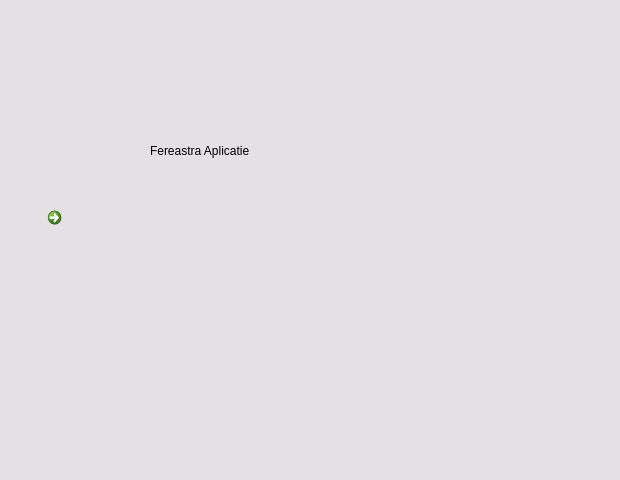
<?xml version="1.0" encoding="UTF-8"?>
<ui version="4.0">
 <class>App</class>
 <widget class="QDialog" name="App">
  <property name="geometry">
   <rect>
    <x>0</x>
    <y>0</y>
    <width>620</width>
    <height>480</height>
   </rect>
  </property>
  <property name="palette">
   <palette>
    <active>
     <colorrole role="Base">
      <brush brushstyle="SolidPattern">
       <color alpha="255">
        <red>255</red>
        <green>255</green>
        <blue>255</blue>
       </color>
      </brush>
     </colorrole>
     <colorrole role="Window">
      <brush brushstyle="SolidPattern">
       <color alpha="255">
        <red>229</red>
        <green>224</green>
        <blue>228</blue>
       </color>
      </brush>
     </colorrole>
    </active>
    <inactive>
     <colorrole role="Base">
      <brush brushstyle="SolidPattern">
       <color alpha="255">
        <red>255</red>
        <green>255</green>
        <blue>255</blue>
       </color>
      </brush>
     </colorrole>
     <colorrole role="Window">
      <brush brushstyle="SolidPattern">
       <color alpha="255">
        <red>229</red>
        <green>224</green>
        <blue>228</blue>
       </color>
      </brush>
     </colorrole>
    </inactive>
    <disabled>
     <colorrole role="Base">
      <brush brushstyle="SolidPattern">
       <color alpha="255">
        <red>229</red>
        <green>224</green>
        <blue>228</blue>
       </color>
      </brush>
     </colorrole>
     <colorrole role="Window">
      <brush brushstyle="SolidPattern">
       <color alpha="255">
        <red>229</red>
        <green>224</green>
        <blue>228</blue>
       </color>
      </brush>
     </colorrole>
    </disabled>
   </palette>
  </property>
  <property name="windowTitle">
   <string>Dialog</string>
  </property>
  <property name="windowIcon">
   <iconset>
    <normalon>C:/Users/roiur/Desktop/WhatsApp Image 2021-03-30 at 18.31.01.jpeg</normalon>
   </iconset>
  </property>
  <widget class="QLabel" name="label">
   <property name="geometry">
    <rect>
     <x>150</x>
     <y>130</y>
     <width>121</width>
     <height>41</height>
    </rect>
   </property>
   <property name="text">
    <string>Fereastra Aplicatie</string>
   </property>
  </widget>
  <widget class="QCommandLinkButton" name="commandLinkButton">
   <property name="geometry">
    <rect>
     <x>40</x>
     <y>200</y>
     <width>168</width>
     <height>41</height>
    </rect>
   </property>
   <property name="text">
    <string/>
   </property>
  </widget>
  <action name="actionExit">
   <property name="icon">
    <iconset resource="Resource.qrc">
     <normaloff>:/img/img/restore-window-16.png</normaloff>:/img/img/restore-window-16.png</iconset>
   </property>
   <property name="text">
    <string>Exit</string>
   </property>
  </action>
 </widget>
 <resources>
  <include location="Resource.qrc"/>
 </resources>
 <connections/>
</ui>
